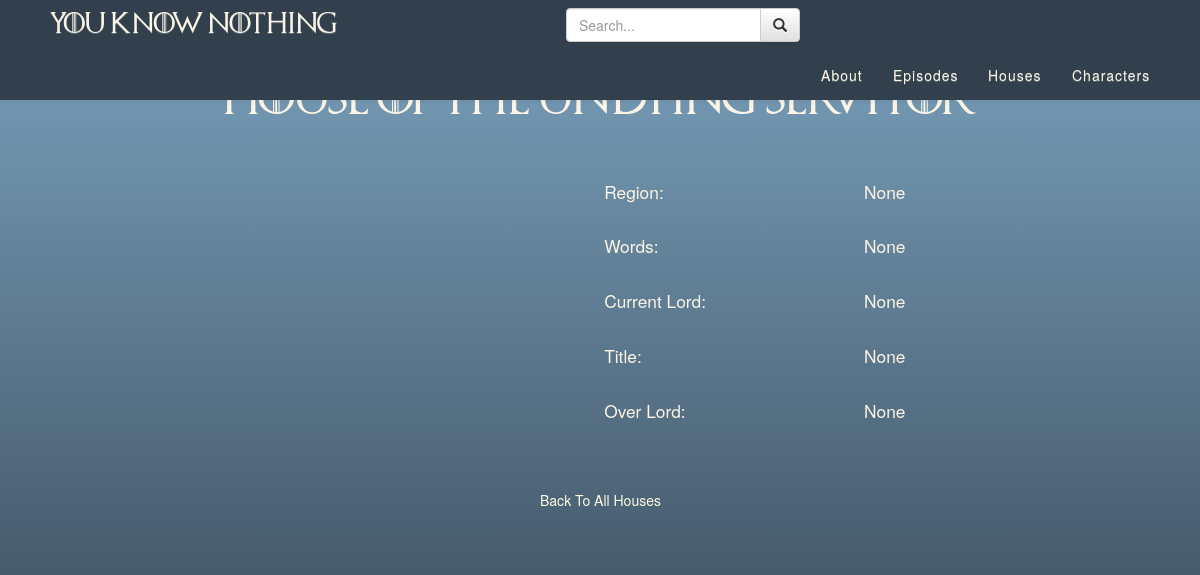
/houses/House of the Undying servitor, run on an earlier commit of the app's database.
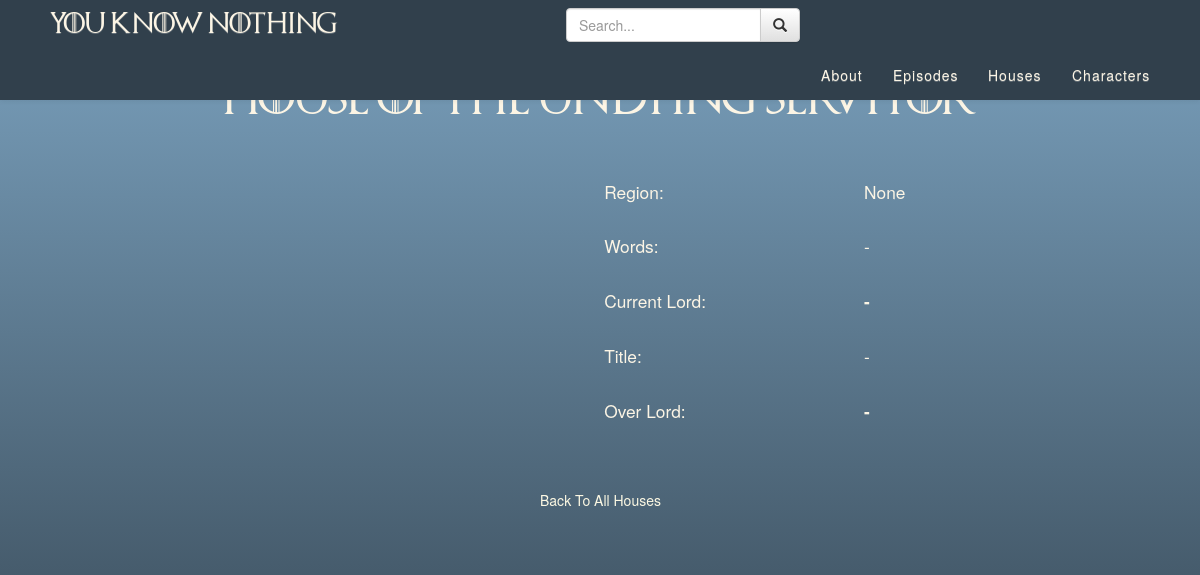
And on a later commit of the database.
### app/models.py (models this page shows, shortened)
class House(db.Model):
    id = db.Column(db.Integer, primary_key=True)
    name = db.Column(db.String, unique=True)
    region = db.Column(db.String)
    words = db.Column(db.String)
    current_lord = db.Column(db.String)
    title = db.Column(db.String)
    overlord = db.Column(db.String)
    imageLink = db.Column(db.String, unique=True)

### app/views.py (the view)
@application.route('/houses/<name>', methods=['GET', 'POST'])
def house(name):
    house = models.House.query.filter_by(name=name).first()
    return render_template('house.html', house=house)

### app/templates/house.html (shortened to what this page needs)
<!DOCTYPE html>
<html>
<head>
    <link rel="stylesheet" href="{{ url_for('static', filename='css/style.css') }}">
    <link rel="stylesheet" href="{{ url_for('static', filename='css/individual.css') }}">
    <link rel="stylesheet" href="{{ url_for('static', filename='css/hover.css') }}">
    <link rel="stylesheet" href="https://maxcdn.bootstrapcdn.com/bootstrap/3.3.7/css/bootstrap.min.css">
    <link rel="stylesheet" href="https://maxcdn.bootstrapcdn.com/bootstrap/3.3.7/css/bootstrap-theme.min.css">
</head>
<body id="ind-home">
    <div id="nav-row">
        <div ng-app>
            <nav class="navbar" style="margin: 0;">{% include 'navWell.html' %}</nav>
        </div>
    </div>
    <div class="col-md-offset-1 col-md-10">
        <header class="title-header">
            <h1>{{house.name}}</h1>
        </header>
        <div class="container-fluid">
            <div id="main-content">
                <div class="row">
                    <div class="col-xs-12 col-sm-12 col-md-4">
                    </div>
                    <div class="col-xs-12 col-sm-12 col-md-offset-1 col-md-6">
                        <div class="pull-center">
                            <div class="text-left">
                                <table class="info-table">
                                    <tr>
                                        <td>Region:</td>
                                        <td>{{ house.region }}</td>
                                    </tr>
                                    <tr>
                                        <td>Words:</td>
                                        <td>{{ house.words }}</td>
                                    </tr>
                                    <tr>
                                        <td>Current Lord:</td>
                                        {% if house.current_lord %}
				          	                    <td><a
                                       href="/characters/{{ house.current_lord}}">{{ house.current_lord }}</a></td>
                                        {% else %}
					                              <td>{{ house.current_lord }}</td>
                                        {% endif %}
                                    </tr>
                                    <tr>
                                        <td>Title:</td>
                                        <td>{{ house.title }}</td>
                                    </tr>
                                    <tr>
                                        <td>Over Lord:</td>
                                        {% if house.overlord %}
					                              <td><a href="{{ url_for('house', name=house.overlord) }}">{{ house.overlord }}</a></td>
                                        {% else %}
					                              <td>{{ house.overlord }}</td>
                                        {% endif %}
                                    </tr>
                                </table>
                            </div>
                        </div>
                    </div>
                </div>
            </div>
            <div class="return-link">
                <div class="row"><a href="/houses" class="page-scroll hvr-underline-from-center">Back To All Houses</a></div>
            </div>
        </div>
    </div>
</body>
</html>

### app/templates/navWell.html (shortened to what this page needs)
<!DOCTYPE html>
<html lang="en">
<head>
    <link rel="stylesheet" href="{{ url_for('static', filename='css/style.css') }}">
    <link rel="stylesheet" href="{{ url_for('static', filename='css/hover.css') }}" media="all">
    <link rel="stylesheet" href="{{ url_for('static', filename='css/mobile.css') }}">
</head>
<body>
    <nav class="navbar navbar-default navbar-fixed-top navbar-shrink">
        <div class="container">
            <div class="navbar-header page-scroll">
                <a class="navbar-brand page-scroll" href="/">You know nothing</a>
            </div>
						<div class="col-sm-4 col-sm-offset-2">
						<form class="navbar-form " action="/search" method="post">
						<div class="input-group">
							<input tupe="text" class="form-control" placeholder="Search..." name="search" id="search">
							<div class="input-group-btn">
								<button class="btn btn-default" type="submit"><i class="glyphicon glyphicon-search"></i></button>
							</div>
						</div>
						</form>
						</div>
            <div class="collapse navbar-collapse" id="navbar-collapse-1">
                <ul class="nav navbar-nav navbar-right">
                    <li class="">
                        <a class="page-scroll hvr-underline-from-center" href="/about">About</a>
                    </li>
                    <li class="">
                        <a class="page-scroll hvr-underline-from-center" href="/episodes">Episodes</a>
                    </li>
                    <li class="">
                        <a class="page-scroll hvr-underline-from-center" href="/houses">Houses</a>
                    </li>
                    <li class="">
                        <a class="page-scroll hvr-underline-from-center" href="/characters">Characters</a>
                    </li>
                </ul>
            </div>
        </div>
    </nav>
</body>
</html>

### app/static/css/style.css (style rules this page uses)
html { height: 100%; overflow-x: hidden; }
#nav-row { width:100%; background-color: #31404c; }
.container-fluid { padding-right: 15px; padding-left: 15px; margin-right: auto; margin-left: auto; margin-top: 30px; height: calc(100% - 100px); }
.title-header { font-family: got-font; text-align: center; color: #fcf5e5; vertical-align: middle; width: 100%; border-color: black; padding-top: 10px; }
.navbar-brand { font-family: got-font; color: #9E8469; }
.navbar-fixed-top { width: 100%; background-color: #31404c; }
.nav { background-color: #31404c; color: #9E8469; }
.navbar-collapse a { color: #9E8469; background-color: #31404c; }
.navbar-default .navbar-collapse { background-color: #31404c; }

### app/static/css/individual.css (style rules this page uses)
body { background: #000000; background: -webkit-linear-gradient(to right, #7ba2bf , #31404c); background: linear-gradient(to bottom, #7ba2bf ,#31404c); min-height: 100%; background-attachment: fixed; }
.container-fluid { min-height: 100%; }
#ind-home { margin:0; padding: 0; background-color: rgba(0, 0, 0, 0.1); height: 100%; width: 100%; }
td a { color: #fcf5e5; font-weight: 600; }
#main-content { height: calc(100% - 80px); margin-top: 30px; }
.info-table { width: 135%; font-family: "Helvetica Neue", Helvetica, Arial, sans-serif; font-size: 13pt; font-weight: 500; color: #fcf5e5; border-collapse: collapse; vertical-align: top; }
.info-table td { padding-bottom: 30px; }
.info-table td:nth-child(1) { width: 50% }
.info-table td:nth-child(2) { width: 50% }
.return-link { text-align: center; height: 30px; margin: 30px; }
.pull-center { text-align: center; width: 100%; }
.text-left { padding-top: 30px; display: inline-block; text-align: left; width: 100%; }
li { list-style-type: none; }
@media (min-width:768px) { .col-sm-1, .col-sm-2, .col-sm-3, .col-sm-4, .col-sm-5, .col-sm-6, .col-sm-7, .col-sm-8, .col-sm-9,.col-sm-10, .col-sm-11, .col-sm-12, .col-md-1, .col-md-2, .col-md-3, .col-md-4, .col-md-5, .col-md-6, .col-md-7, .col-md-8, .col-md-9, .col-md-10, .col-md-11, .col-md-12 { min-height: calc(100% - 110px); } }
@media (min-width:768px) { .pull-center { padding-left: 70px; width: 100%; } }
@media (min-width:768px) { .text-left { padding-top: 0; width: 100%; } }
@media (min-width:768px) { #ind-home { background-color: #141311; } }

### app/static/css/mobile.css (style rules this page uses)
nav .container { background-color: black; margin: 0; width: 100%; padding-left: 15px; padding-right: 15px; }
.navbar-default { border-color: transparent; background-color: #31404c; }
.navbar-default .navbar-brand { font-family: got-font; color: #fcf5e5; }
.navbar-default .navbar-collapse { border-color: rgba(255,255,255,.02); background-color: #31404c; }
.navbar-default .nav li a { font-weight: 400; letter-spacing: 1px; color: #fcf5e5; }
@media (min-width:768px) { .navbar-default { padding:0; border: 0; background-color: black; -webkit-transition: padding .3s; -moz-transition: padding .3s; transition: padding .3s; } }
@media (min-width:768px) { .navbar-default .navbar-brand { font-size: 2em; -webkit-transition: all .3s; -moz-transition: all .3s; transition: all .3s; } }
@media (min-width:768px) { .navbar-default.navbar-shrink { padding: 0; } }
@media (min-width:768px) { .navbar-default.navbar-shrink .navbar-brand { font-size: 1.5em; } }
@media (min-width:768px) { nav .container { background-color: #31404c; margin: 0; width: 100%; padding-left: 50px; padding-right: 50px; } }

What changed in the data, as far as the page shows it:
changed House "None": words "None" → "-"; title "None" → "-"; current_lord "None" → "-"; overlord "None" → "-"
